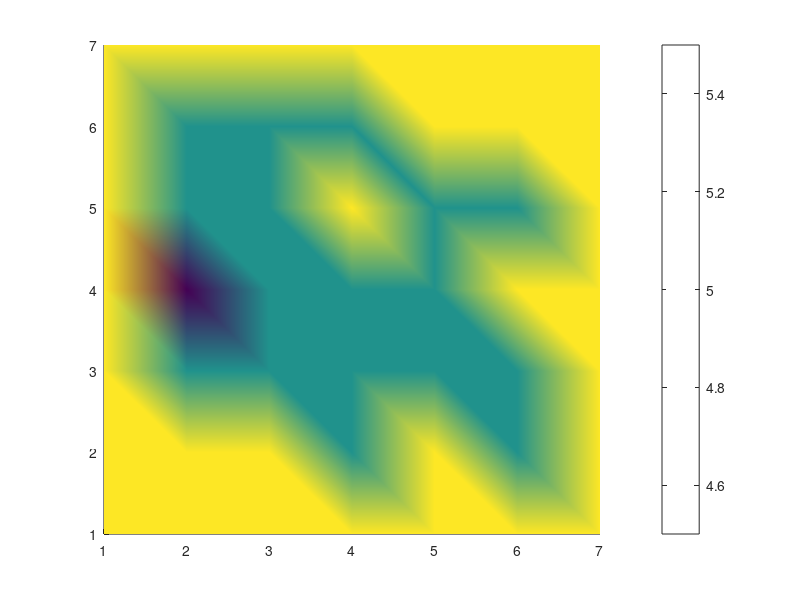

Reproduce this figure in MATLAB. (Note: this script raises an error after producing the figure.)
%% Script to solve and graph internal temperature values on a hotplate
%assumes constant temperature gradient along edges, and assumes perfectly
%insulative material on plate faces.

%based on Discretized Mean Value Property for grid array of internal points

%set up for a square hot plate, but could be expanded for a plate of
%arbitrary shape.

%Original code by: Nic Roberts II, March 2015

clc; clear all;
%% Introduction and prompt for user input

disp('****************************');
disp('WELCOME TO THE TEMPERATURE SOLVER PROGRAM V1.0!');
disp('****************************');
disp('ORIGINAL CODE BY NIC ROBERTS II, MARCH 2015');

disp('****************************');
disp('First, enter the dimension of the inner grid domain on your plate.');
disp('For example, an entry of 2 will produce an inner domain with 4 points.');
disp(' ');
prompt1 = 'Please enter the inner dimension of your plate (Integer):    ';
dim = input(prompt1);
disp('Please enter the four edgewise temperatures:');

%t1 is left, t2 is top, t3 is right, t4 is bottom
prompt2 = 'Temperature 1:    ';
t1 = input(prompt2);

prompt3 = 'Temperature 2:    ';
t2 = input(prompt3);

prompt4 = 'Temperature 3:    ';
t3 = input(prompt4);

prompt5 = 'Temperature 4:    ';
t4 = input(prompt5);

%% Start forming things up


%first make the internal grid matrix
temp = [1:dim^2];
intgrid = reshape(temp,dim,dim);
intgrid = intgrid.';

%C = zeros(dim+2);
C = zeros(dim^2);
counter = 0;

%*****************
%Form the adjacency matrix
%*****************

 for i = 1:size(C,1)
     
   
     %i 4 j 3
     for j = 1:size(C,1)
         
         [rr,kk] = find(intgrid==i); %[2,2]
         [r,k] = find(intgrid==j); %[2,1]
     
         
         if (((r - 1) == rr) && ((k+(dim-1))==kk)) || (((rr - 1) == r) && ((kk+(dim-1))==k))
         counter = 1;
         else
             counter = 0;
         end

        
         if  ((abs(i-j)==1 || abs(i-j) == dim))
             C(i,j) = 1;
            % C(i,j)
             
         end %if
         
         if abs(i-j) == 1 && counter == 1;
         C(i,j) = 0;
         end
         
         
         
     end %j
 end %i (dang that was a chore :/ )
        
    
 
%***************** 
%Form the b-matrix
%*****************

%b = zeros(size(C,1),1);
b = zeros(dim^2,1);



for n = 1:dim:(dim^2 - dim + 1)
    b(n,1) = t1;

end

for n = 1:dim
    b(n,1) = t2;
end

for n = dim:dim:dim^2
    b(n,1) = t3;
end

for n = (dim^2 - dim + 1):dim^2
    b(n,1) = t4;
    
end

% for n = 1:size(b,1)
% 
%     if n<dim 
%         b(n,1) = t2;
%     end
%     
%     if n<dim+dim-1 
%         b(n,1) = t3;
%     end
%     
%     if n<(2*dim -1)+dim-1
%         b(n,1) = t4;
%     end
%     
%     if n<(3*dim-2)+dim-1
%         b(n,1) = t1;
%     end
%    
%    
% end

%fix the corners
b(1,1) = t1 + t2;
b(dim,1) = t2 + t3;
b(dim^2-(dim-1),1) = t4+t1;
b(dim^2,1) = t4 + t3;





%% Evaluate

%inverse method
A = 4*eye(size(C,1)) - C;

sol = A\b;

%L-U decomp method (currently in use)
[L,U] = lu(A);
y = L\b;
sol2 = U\y;




%% Plot prep
%so basically we have to mash the boundary temps with the internal gradient
%temps that we just solved for

%make a solution matrix
for k = 1:size(sol2,1)
    
[i,j] = find(intgrid==k);
intgridsol(i,j) = sol2(k,1);

end


   
%top
intgridsol = vertcat(zeros(1,dim),intgridsol);

%right
intgridsol = horzcat(intgridsol,zeros(dim+1,1));

%bottom
intgridsol = vertcat(intgridsol,zeros(1,dim+1));

%left
intgridsol = horzcat(zeros(dim+2,1),intgridsol);


fgrid = intgridsol;

%add edge temps
fgrid(1,:) = t2;
fgrid(:,1) = t1;
fgrid(:,end) = t3;
fgrid(end,:) = t4;

%account for corner temps: currently computed as averages of the two
%adjacent edge temps.

fgrid(1,1) = (t1+t2)/2;
fgrid(1,end) = (t2+t3)/2;
fgrid(end,1) = (t1+t4)/2;
fgrid(end,end)=(t4+t3)/2;

%% Output
disp('Temperature Array:');
disp(fgrid);



%% Plot
[x,y] = meshgrid(1:size(fgrid,1), 1:size(fgrid,1));


figure(1); grid on;
surf(x,y,fgrid); view(2); shading interp;
c = colorbar;
c.Label.String = 'Temperature (^o C)';
caxis([min(min(fgrid)),max(max(fgrid))]);
set(gca,'ydir','reverse');
set(gca,'xlim',[1,size(fgrid,1)],'ylim',[1,size(fgrid,1)]);
set(gca,'Fontsize',20);
stringtitle = ['Internal Temperature Distribution: ',num2str(dim^2),' Points'];
title(stringtitle,'fontsize',20,'fontweight','bold');
% 







